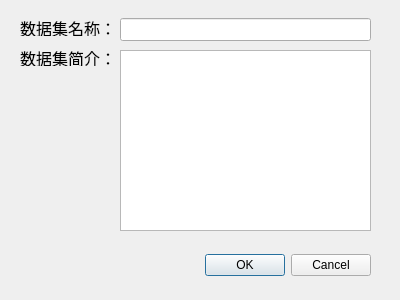
<?xml version="1.0" encoding="UTF-8"?>
<ui version="4.0">
 <class>Dialog</class>
 <widget class="QDialog" name="Dialog">
  <property name="geometry">
   <rect>
    <x>0</x>
    <y>0</y>
    <width>400</width>
    <height>300</height>
   </rect>
  </property>
  <property name="minimumSize">
   <size>
    <width>400</width>
    <height>300</height>
   </size>
  </property>
  <property name="maximumSize">
   <size>
    <width>400</width>
    <height>300</height>
   </size>
  </property>
  <property name="windowTitle">
   <string>添加数据集</string>
  </property>
  <widget class="QDialogButtonBox" name="buttonBox">
   <property name="geometry">
    <rect>
     <x>30</x>
     <y>240</y>
     <width>341</width>
     <height>51</height>
    </rect>
   </property>
   <property name="orientation">
    <enum>Qt::Horizontal</enum>
   </property>
   <property name="standardButtons">
    <set>QDialogButtonBox::Cancel|QDialogButtonBox::Ok</set>
   </property>
  </widget>
  <widget class="QLabel" name="label">
   <property name="geometry">
    <rect>
     <x>20</x>
     <y>20</y>
     <width>91</width>
     <height>16</height>
    </rect>
   </property>
   <property name="font">
    <font>
     <pointsize>12</pointsize>
    </font>
   </property>
   <property name="text">
    <string>数据集名称：</string>
   </property>
  </widget>
  <widget class="QLabel" name="label_2">
   <property name="geometry">
    <rect>
     <x>20</x>
     <y>50</y>
     <width>91</width>
     <height>16</height>
    </rect>
   </property>
   <property name="font">
    <font>
     <pointsize>12</pointsize>
    </font>
   </property>
   <property name="text">
    <string>数据集简介：</string>
   </property>
  </widget>
  <widget class="QLineEdit" name="lineEdit">
   <property name="geometry">
    <rect>
     <x>120</x>
     <y>18</y>
     <width>251</width>
     <height>23</height>
    </rect>
   </property>
   <property name="font">
    <font>
     <pointsize>12</pointsize>
    </font>
   </property>
   <property name="styleSheet">
    <string notr="true">padding: 0px;</string>
   </property>
   <property name="text">
    <string/>
   </property>
  </widget>
  <widget class="QTextEdit" name="textEdit">
   <property name="geometry">
    <rect>
     <x>120</x>
     <y>50</y>
     <width>251</width>
     <height>181</height>
    </rect>
   </property>
   <property name="font">
    <font>
     <pointsize>12</pointsize>
    </font>
   </property>
   <property name="html">
    <string>&lt;!DOCTYPE HTML PUBLIC &quot;-//W3C//DTD HTML 4.0//EN&quot; &quot;http://www.w3.org/TR/REC-html40/strict.dtd&quot;&gt;
&lt;html&gt;&lt;head&gt;&lt;meta name=&quot;qrichtext&quot; content=&quot;1&quot; /&gt;&lt;meta charset=&quot;utf-8&quot; /&gt;&lt;style type=&quot;text/css&quot;&gt;
p, li { white-space: pre-wrap; }
hr { height: 1px; border-width: 0; }
li.unchecked::marker { content: &quot;\2610&quot;; }
li.checked::marker { content: &quot;\2612&quot;; }
&lt;/style&gt;&lt;/head&gt;&lt;body style=&quot; font-family:'Microsoft YaHei UI'; font-size:12pt; font-weight:400; font-style:normal;&quot;&gt;
&lt;p style=&quot;-qt-paragraph-type:empty; margin-top:0px; margin-bottom:0px; margin-left:0px; margin-right:0px; -qt-block-indent:0; text-indent:0px;&quot;&gt;&lt;br /&gt;&lt;/p&gt;&lt;/body&gt;&lt;/html&gt;</string>
   </property>
  </widget>
  <widget class="QLabel" name="label_3">
   <property name="geometry">
    <rect>
     <x>20</x>
     <y>248</y>
     <width>191</width>
     <height>31</height>
    </rect>
   </property>
   <property name="font">
    <font>
     <pointsize>12</pointsize>
    </font>
   </property>
   <property name="styleSheet">
    <string notr="true">color:red</string>
   </property>
   <property name="text">
    <string/>
   </property>
  </widget>
 </widget>
 <resources/>
 <connections>
  <connection>
   <sender>buttonBox</sender>
   <signal>rejected()</signal>
   <receiver>Dialog</receiver>
   <slot>reject()</slot>
   <hints>
    <hint type="sourcelabel">
     <x>316</x>
     <y>260</y>
    </hint>
    <hint type="destinationlabel">
     <x>286</x>
     <y>274</y>
    </hint>
   </hints>
  </connection>
 </connections>
</ui>
